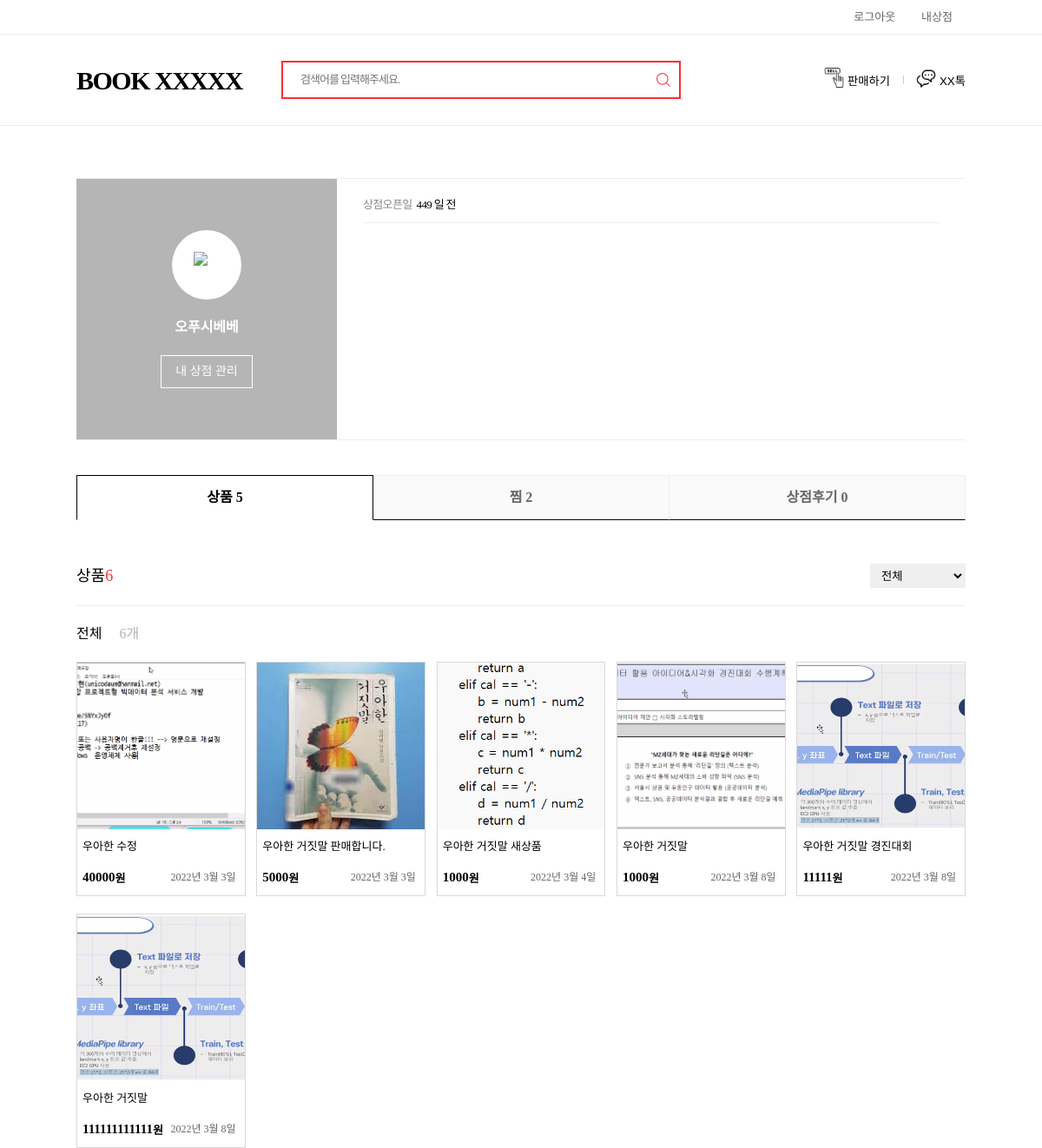
Page /bookL/mypage/ (signed in) on the committed database.
### bookL/models.py (models this page shows)
class Post(models.Model):
    title = models.CharField(max_length=40) #제목
    username = models.ForeignKey(User,on_delete=models.CASCADE) #user id
    price = models.TextField(max_length=20) #가격
    content = models.TextField() # 본문
    created_at = models.DateTimeField(auto_now_add=True) #작성 시간
    photo = models.FileField(blank=True, upload_to="photo_%Y_%m_%d",null=True) #이미지
    like_users = models.ManyToManyField(settings.AUTH_USER_MODEL, related_name='like_articles') # 좋아요

### bookL/views.py (the view)
# urls.py: path('mypage/',views.mypage,name="mypage"),
def mypage(request):
    plist=[]
    if request.user.is_authenticated:
        plist=Post.objects.filter(username=request.user)
    context={'user':request.user, 'plist':plist}
    return render(request,'mypage.html',context)

### Template/mypage.html (shortened to what this page needs)
<!DOCTYPE html>
<html lang="ko">
<head>
	<link rel="stylesheet" href="/static/css/mypage.css">
</head>
<body>
	<div class="container">
		<header class="header">
			<div class="header_top">
				<div class="w_inner">
					{% if not user.is_authenticated %}
						<a href="/bookL/login" class="link_txt">로그인/회원가입</a>
					{% else %}
						<a href= "/bookL/logout"  class="link_txt">로그아웃</a>
						<a href="/bookL/mypage" class="link_txt">내상점</a>
					{% endif %}
				</div>
			</div>
			<div class="header_cont">
				<div class="w_inner">
					<h1 class="logo_tit"><a href="/bookL/" class="link_home">BOOK XXXXX</a></h1>
					<div class="box_search">
						<form action="{% url 'search' %}" method="GET" >
							<fieldset>
								<div class="search_area">
									<input type="text" class="input" placeholder="검색어를 입력해주세요." name="title">
									<button type="submit" class="btn_search"><span class="blind">검색</span></button>
								</div>
							</fieldset>
						</form>
					</div>
					<div class="wrap_utils">
						{% if user.is_authenticated %}
						<button class="btn_util"><span class="ico_comm ico_sell"></span><a href="{% url 'pC' %}">판매하기</a></button>
						{% endif %}
						<button class="btn_util"><span class="ico_comm ico_chat"></span>XX톡</button>
					</div>
				</div>
			</div>
		</header>
		<main class="contents my_contents">
			<div class="w_inner">
				<div class="wrap_info_store">
					<div class="thumb_store">
						<span class="ico_store">
							<img src="/static/images/ico_store.jpg" alt="상점이미지" class="img_g">
						</span>
						<strong class="name_store">{{user.last_name}}</strong>
						<div class="area_btn">
							<a href="#none" class="btn medium">내 상점 관리</a>
						</div>
					</div>
					<div class="info_store">
						<dl class="list_info">
							<dt>상점오픈일</dt>
							<dd>449 일 전</dd>
						</dl>
					</div>
				</div>
				<div class="wrap_tab">
					<ul class="skip_nav">
						<li class="current"><a href="#skip_1">상품 5</a></li>
						<li><a href="#skip_2">찜 2</a></li>
						<li><a href="#skip_3">상점후기 0</a></li>
					</ul>
				</div>
				<div class="skip_container">
					<div id="skip_1" class="skip_content active">
						<div class="wrap_tit">
							<div class="tit_txt">
								상품<span class="em stress">{{plist.count}}</span>
							</div>
							<div class="util_sorting">
								<select name="" id="" class="select">
									<option value="">전체</option>
								</select>
							</div>
						</div>
						<div class="area_sorting">
							<div class="tit_txt">
								전체<span class="em normal">{{plist.count}}개</span>
							</div>
						</div>
						<div class="wrap_prod">
							<table class="list_prod">
								{% for pdata in plist %}
								<tr onclick="location.href='/shop/shopping/{{ pdata.pk }}/'">
									<td class="thumb_img">
										<img src="{{pdata.photo.url}}" alt="">
									</td>
									<td class="tit_prod">
										{{ pdata.title }}
									</td>
									<td class="price_prod">
										<em class="num_price">{{ pdata.price }}</em>원
									</td>
									<td class="date_prod">
										{{ pdata.created_at|date}}
									</td>
								</tr>
								{% endfor %}
							</table>
						</div>
					</div>
				</div>
			</div>
		</main>
	</div>
</body>
</html>

### rows in the picture
Post: photo (picture), title "우아한 수정", price "40000", created_at "2022년 3월 3일"
Post: photo (picture), title "우아한 거짓말 판매합니다.", price "5000", created_at "2022년 3월 3일"
Post: photo (picture), title "우아한 거짓말 새상품", price "1000", created_at "2022년 3월 4일"
Post: photo (picture), title "우아한 거짓말", price "1000", created_at "2022년 3월 8일"
Post: photo (picture), title "우아한 거짓말 경진대회", price "11111", created_at "2022년 3월 8일"
Post: photo (picture), title "우아한 거짓말", price "111111111111", created_at "2022년 3월 8일"

### other values in the picture
{{ user.last_name }} "오푸시베베"
{{ plist.count }} "6"
